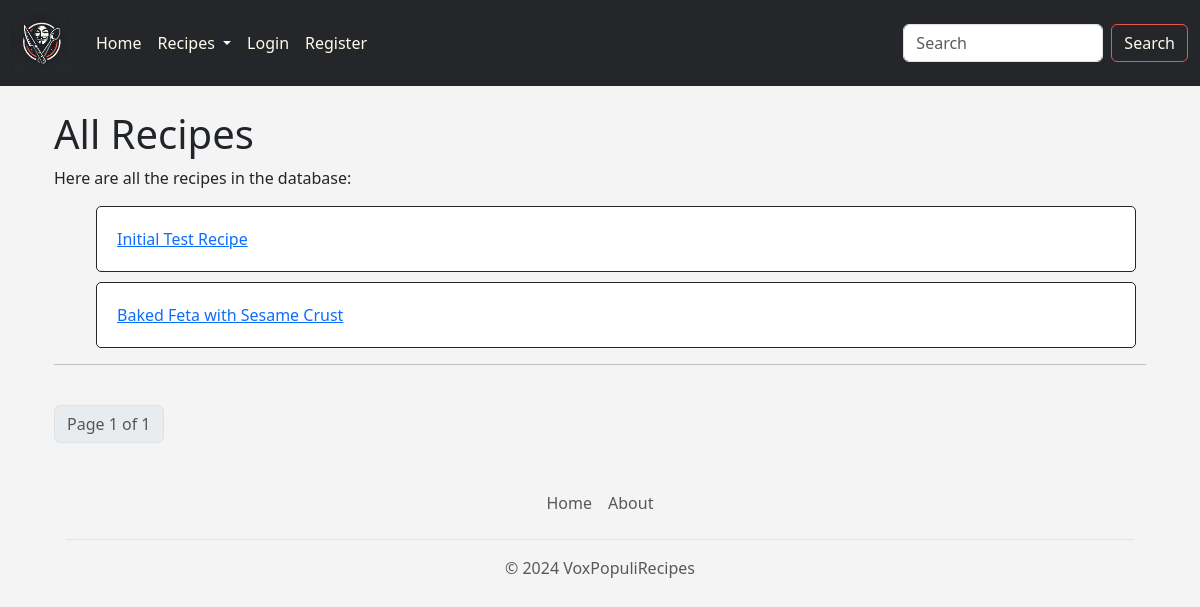
/all_recipes/, run on an earlier commit of the app's database.
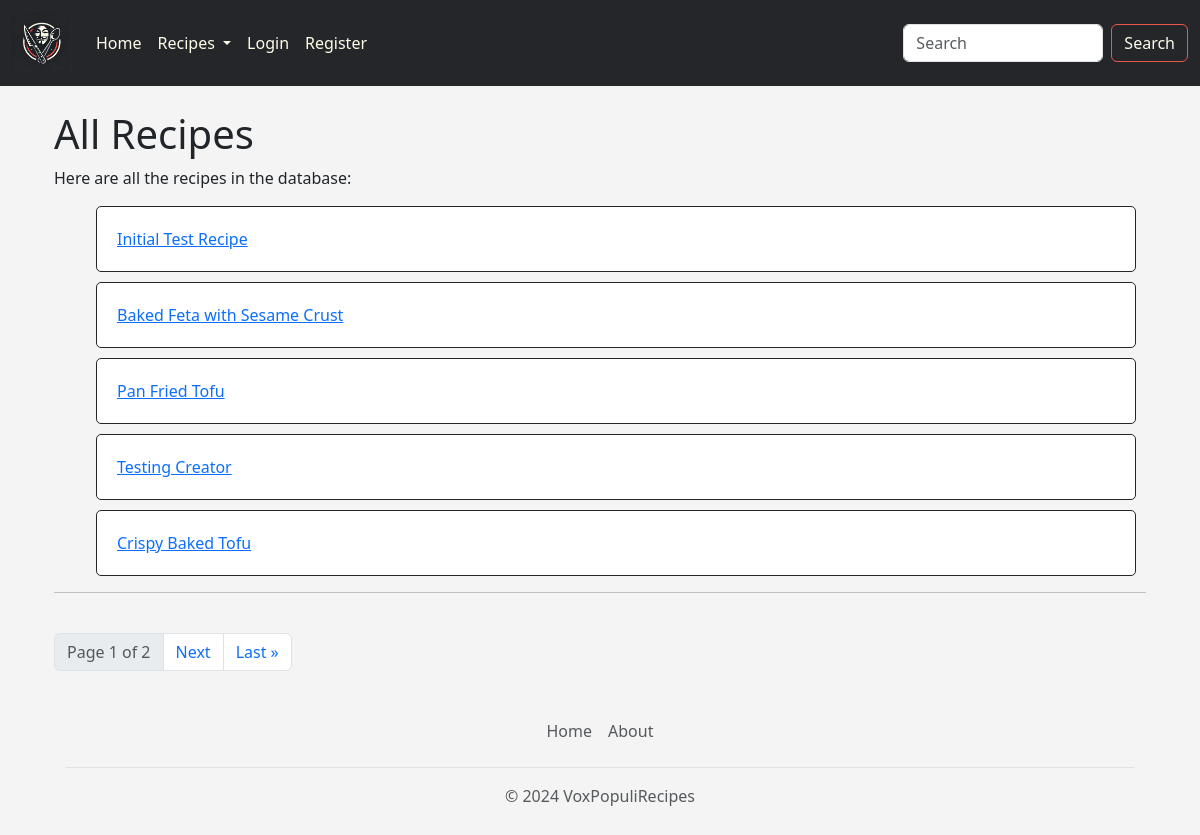
And on a later commit of the database.
### voxpopulirecipes/models.py (models this page shows, shortened)
class Recipe(models.Model):
    title = models.CharField(max_length=200)
    pub_date = models.DateTimeField("date published")
    created_by = models.CharField(max_length=200, blank=True, null=True)
    creator = models.ForeignKey(User, on_delete=models.CASCADE, blank=True, null=True)
    mealType = models.ForeignKey("MealType", on_delete=models.CASCADE, blank=True, null=True)
    image = models.ImageField(upload_to='uploads/recipe/', blank=True, null=True)

### voxpopulirecipes/views.py (the view)
# urls.py: path("all_recipes/", views.all_recipes, name="all_recipes"),
def all_recipes(request):
    template = loader.get_template("voxpopulirecipes/all_recipes.html")
    p = Paginator(Recipe.objects.all(), 5)
    page = request.GET.get('page')
    recipes = p.get_page(page)
    context = {
        "recipes": recipes
    }
    return HttpResponse(template.render(context, request))

### voxpopulirecipes/templates/voxpopulirecipes/all_recipes.html (shortened to what this page needs)
{% extends 'voxpopulirecipes/base.html' %}
{% block content %}
<div class="container">
    <h1>All Recipes</h1>
    <p>Here are all the recipes in the database:</p>
    <ul>
        {% for recipe in recipes %}
            <div class="card">
                <div class="card-body">
                    <a href="{% url 'voxpopulirecipes:detail' recipe.id %}">{{ recipe.title }}</a>
                </div>
            </div>
        {% endfor %}
    </ul>
<hr><br/>
<nav aria-label="Page navigation">
    <ul class="pagination">
            <li class="page-item disabled">
                <a href='#' class="page-link">
                    Page {{ recipes.number }} of {{ recipes.paginator.num_pages }}
                </a>
            </li>
        {% if recipes.has_next %}
            <li class="page-item">
                <a class="page-link" href="?page={{ recipes.next_page_number }}">Next</a>
            </li>
            <li class="page-item">
                <a class="page-link" href="?page={{ recipes.paginator.num_pages }}">Last &raquo</a>
            </li>
        {% endif %}
    </ul>
</nav>
{% endblock %}

What changed in the data, as far as the page shows it:
added Recipe: title "Pan Fried Tofu"
added Recipe: title "Testing Creator"
added Recipe: title "Crispy Baked Tofu"
Also different on the page:
{{ recipes.paginator.num_pages }}: "1" → "2"
text now shown: "Next Last »"
